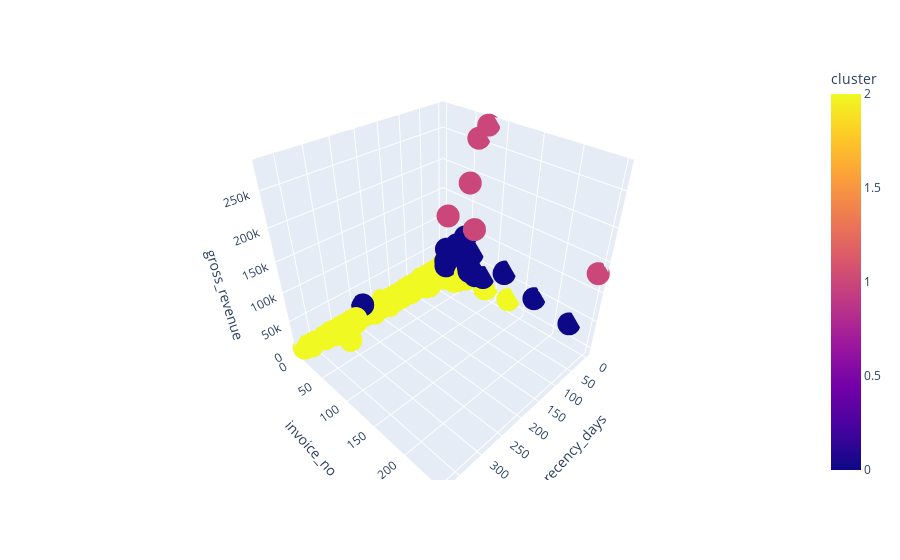

Notebook code for this chart:
### Markdown cell above
## 9.1. Visualization Inspection

### Code cell
# Criando o gráfico de dispersão 3D
fig = px.scatter_3d(df9, x='recency_days', y='invoice_no', z='gross_revenue', color='cluster')
fig.show()

### Figure 1 — Plotly figure (JSON) as saved in the notebook; plotly's stock layout.template omitted (floating-point values rounded to 4 significant figures; data arrays with more than 128 entries replaced by an {"elided": "..."} marker saying what was removed)
{"data": [{"hovertemplate": "recency_days=%{x}<br>invoice_no=%{y}<br>gross_revenue=%{z}<br>cluster=%{marker.color}<extra></extra>", "legendgroup": "", "marker": {"color": {"elided": "4372 int values"}, "coloraxis": "coloraxis", "symbol": "circle"}, "mode": "markers", "name": "", "scene": "scene", "showlegend": false, "type": "scatter3d", "x": {"elided": "4372 int values"}, "y": {"elided": "4372 int values"}, "z": {"elided": "4372 float values"}}], "layout": {"coloraxis": {"colorbar": {"title": {"text": "cluster"}}, "colorscale": [[0, "#0d0887"], [0.1111, "#46039f"], [0.2222, "#7201a8"], [0.3333, "#9c179e"], [0.4444, "#bd3786"], [0.5556, "#d8576b"], [0.6667, "#ed7953"], [0.7778, "#fb9f3a"], [0.8889, "#fdca26"], [1, "#f0f921"]]}, "legend": {"tracegroupgap": 0}, "margin": {"t": 60}, "scene": {"domain": {"x": [0, 1], "y": [0, 1]}, "xaxis": {"title": {"text": "recency_days"}}, "yaxis": {"title": {"text": "invoice_no"}}, "zaxis": {"title": {"text": "gross_revenue"}}}}}
